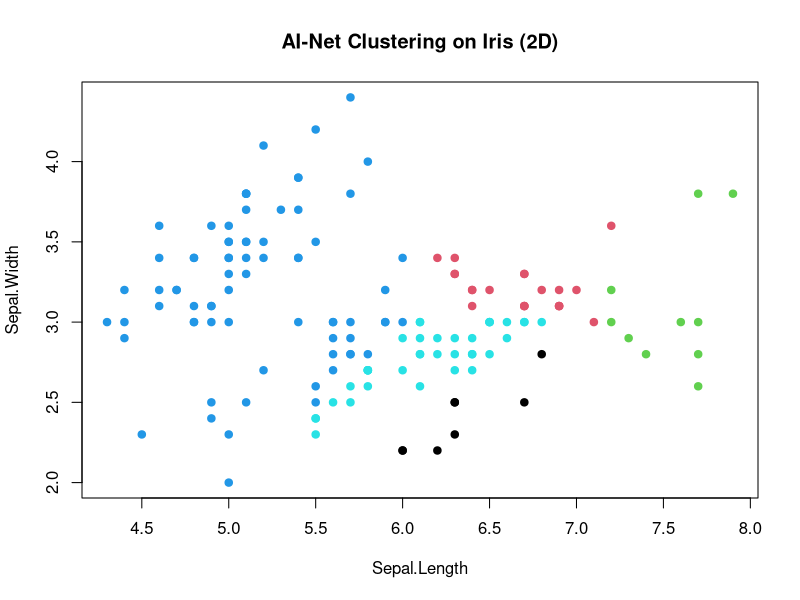

Generate this figure with R:
#' AI-Net with Clustering
#'
#' Implements an Artificial Immune Network (AI-Net) algorithm with clustering, allowing for
#' multiple distance/affinity metrics, mutation strategies, and stopping criteria.
#'
#' This function takes a dataset \code{X}, evolves a population of "antibodies" via clonal
#' selection and mutation, applies network suppression to maintain diversity, and finally
#' assigns each data point to the nearest antibody (cluster center). Multiple hyperparameters
#' are provided for fine-tuning, including mutation decay, stopping criteria, and various
#' distance/affinity functions.
#'
#' @param X A numeric matrix or data frame of input data, with rows as observations and
#'   columns as features.
#' @param nAntibodies Integer. The initial population size of antibodies. 
#' @param beta Numeric. Clone multiplier (controls how many clones are generated for top-matching antibodies).
#' @param epsilon Numeric. Similarity threshold used in network suppression; antibodies closer
#'   than \code{epsilon} are considered redundant.
#' @param maxIter Integer. Maximum number of iterations to run the AI-Net algorithm.
#' @param affinityFunc Character. Specifies the affinity (similarity) function to use for
#'   antibody-data matching. One of \code{"gaussian"}, \code{"laplace"}, \code{"polynomial"}, 
#'   \code{"cosine"}, or \code{"hamming"}.
#' @param distFunc Character. Specifies the distance function for the final clustering and
#'   suppression steps. One of \code{"euclidean"}, \code{"manhattan"}, \code{"minkowski"}, 
#'   \code{"cosine"}, \code{"mahalanobis"}, or \code{"hamming"}.
#' @param affinityParams A list of optional parameters for the chosen affinity or distance function.
#'   \itemize{
#'     \item \code{alpha} (for RBF or Laplace kernel),
#'     \item \code{c}, \code{p} (for polynomial kernel or Minkowski distance),
#'     \item \code{Sigma} (for Mahalanobis distance).
#'   }
#' @param mutationDecay Numeric. Factor by which the mutation rate decays each iteration 
#'   (should be \eqn{\le 1.0}). Default is 1.0 (no decay).
#' @param mutationMin Numeric. Minimum mutation rate, preventing the mutation scale from 
#'   shrinking to zero. 
#' @param maxClones Numeric. Maximum number of clones per top-matching antibody; defaults to \code{Inf}.
#' @param stopTolerance Numeric. If the change in the number of antibodies (repertoire size)
#'   is \eqn{\le stopTolerance} for consecutive iterations, this may trigger the 
#'   \code{noImprovementLimit}.
#' @param noImprovementLimit Integer. Stops the algorithm early if there is no further
#'   improvement in antibody count (beyond \code{stopTolerance}) for this many consecutive
#'   iterations. Default is \code{Inf}, meaning no early stop based on improvement.
#' @param initMethod Character. Method for initializing antibodies. Can be:
#'   \itemize{
#'     \item \code{"sample"} - randomly selects rows from \code{X} as initial antibodies.
#'     \item \code{"random"} - samples Gaussian noise using \code{X}'s column means/sds.
#'   }
#' @param seed Integer. Random seed for reproducibility.
#' @param k Integer. Number of top-matching antibodies (by affinity) to consider cloning for each data point.
#' @param verbose Logical. If \code{TRUE}, prints progress messages each iteration.
#'
#' @return A list containing:
#'   \itemize{
#'     \item \code{antibodies}: A matrix of the final antibody vectors in the repertoire.
#'     \item \code{cluster}: An integer vector of cluster assignments for each row in \code{X}.
#'   }
#'
#' @examples
#' \dontrun{
#' # Example usage with the Iris dataset
#' data(iris)
#' X <- as.matrix(iris[, 1:4])  # Using the numeric features
#'
#' # Run AI-Net with RBF (Gaussian) affinity and Euclidean distance
#' res <- aiNet_with_clustering(
#'   X = X,
#'   nAntibodies = 30,
#'   beta = 5,
#'   epsilon = 0.01,
#'   maxIter = 20,
#'   affinityFunc = "gaussian",
#'   distFunc = "euclidean",
#'   affinityParams = list(alpha = 0.5),
#'   mutationDecay = 0.95,
#'   mutationMin = 0.001,
#'   maxClones = 10,
#'   stopTolerance = 0.0,
#'   noImprovementLimit = 5,
#'   initMethod = "sample",
#'   seed = 123,
#'   k = 3,
#'   verbose = TRUE
#' )
#'
#' # Inspect results
#' head(res$antibodies)
#' table(res$cluster)
#' }
#'
#' @export
aiNet_with_clustering <- function(X, 
                                  nAntibodies = 20,             
                                  beta = 5,                     
                                  epsilon = 0.01,               
                                  maxIter = 50,                 
                                  affinityFunc = "gaussian",    
                                  distFunc = "euclidean",       
                                  affinityParams = list(
                                    alpha = 1,    
                                    c = 1,        
                                    p = 2,       
                                    Sigma = NULL  
                                  ),
                                  mutationDecay = 1.0,          
                                  mutationMin = 0.01,           
                                  maxClones = Inf,              
                                  stopTolerance = 0.0,          
                                  noImprovementLimit = Inf,     
                                  initMethod = c("sample", "random"),              
                                  k = 3,                        
                                  verbose = TRUE) {
  # Match 'initMethod' argument
  initMethod <- match.arg(initMethod)
  
  # For convenience, define local copies of kernel functions, 
  # passing extra parameters from 'affinityParams'
  .affinity_RBF_custom <- function(x, y, params) {
    dist2 <- sum((x - y)^2)
    exp(-params$alpha * dist2)
  }
  .affinity_laplace_custom <- function(x, y, params) {
    dist1 <- sum(abs(x - y))
    exp(-params$alpha * dist1)
  }
  .affinity_poly_custom <- function(x, y, params) {
    (sum(x * y) + params$c)^params$p
  }
  .affinity_cosine_custom <- function(x, y, params) {
    denom <- sqrt(sum(x^2)) * sqrt(sum(y^2))
    if (denom == 0) return(0)
    sum(x * y) / denom
  }
  .affinity_hamming_custom <- function(x, y, params) {
    x_bin <- as.integer(x)
    y_bin <- as.integer(y)
    matches <- sum(x_bin == y_bin)
    matches / length(x)
  }
  
  # Create a named list or environment of possible affinity functions
  affFn <- switch(
    affinityFunc,
    "gaussian"   = .affinity_RBF_custom,
    "laplace"    = .affinity_laplace_custom,
    "polynomial" = .affinity_poly_custom,
    "cosine"     = .affinity_cosine_custom,
    "hamming"    = .affinity_hamming_custom,
    stop("Invalid affinityFunc provided.")
  )
  
  # Distance Functions (for clustering / suppression)
  .dist_euclidean_custom <- function(x, y, params) {
    sqrt(sum((x - y)^2))
  }
  .dist_manhattan_custom <- function(x, y, params) {
    sum(abs(x - y))
  }
  .dist_minkowski_custom <- function(x, y, params) {
    p <- params$p
    sum(abs(x - y)^p)^(1/p)
  }
  .dist_cosine_custom <- function(x, y, params) {
    # 1 - Cosine Similarity
    cs <- .affinity_cosine_custom(x, y, params)
    1 - cs
  }
  .dist_mahalanobis_custom <- function(x, y, params) {
    # Sigma must be in params$Sigma
    if (is.null(params$Sigma)) {
      stop("Mahalanobis distance requires a covariance matrix Sigma in distParams.")
    }
    diff <- x - y
    invSigma_diff <- solve(params$Sigma, diff)   # or precompute solve(params$Sigma) once
    sqrt(sum(diff * invSigma_diff))
  }
  .dist_hamming_custom <- function(x, y, params) {
    x_bin <- as.integer(x)
    y_bin <- as.integer(y)
    sum(x_bin != y_bin)
  }
  
  distFn <- switch(
    distFunc,
    "euclidean"   = .dist_euclidean_custom,
    "manhattan"   = .dist_manhattan_custom,
    "minkowski"   = .dist_minkowski_custom,
    "cosine"      = .dist_cosine_custom,
    "mahalanobis" = .dist_mahalanobis_custom,
    "hamming"     = .dist_hamming_custom,
    stop("Invalid distFunc provided.")
  )
  
  n <- nrow(X)
  d <- ncol(X)
  
  if (initMethod == "sample") {
    A <- X[sample(1:n, size = nAntibodies, replace = TRUE), ]
  } else {
    # "random": e.g., random normal around the data mean
    xMean <- colMeans(X)
    xSd <- apply(X, 2, sd) + 1e-8
    A <- matrix(rnorm(nAntibodies * d, mean = 0, sd = 1), nrow = nAntibodies, ncol = d)
    A <- sweep(A, 2, xSd, `*`)  # scale
    A <- sweep(A, 2, xMean, `+`) # shift
  }
  
  # Track iteration-based stopping
  noImprovementCount <- 0
  prevAntibodyCount  <- nrow(A)
  
  for (iter in 1:maxIter) {
    
    # For each data point, clone + mutate top matching antibodies
    for (i in 1:n) {
      x <- X[i, ]
      
      # 1) Compute affinity to all antibodies
      aff_values <- apply(A, 1, function(a) affFn(x, a, affinityParams))
      
      # 2) Identify the top k matching antibodies
      top_idx <- order(aff_values, decreasing = TRUE)[1:k]
      max_aff <- max(aff_values)
      
      # 3) Clone and mutate top k
      for (j in top_idx) {
        f_j <- aff_values[j]
        # # clones (bounded by maxClones)
        nClones <- floor(beta * (f_j / max_aff))
        nClones <- min(nClones, maxClones)  # cap the total clones if desired
        
        if (nClones > 0) {
          for (cloneId in 1:nClones) {
            # Mutation scale (inverse to affinity), decayed by iteration
            # Also clamped by mutationMin
            baseMutation <- (1.0 - f_j) * (mutationDecay^(iter - 1))
            mutation_rate <- max(baseMutation, mutationMin)
            
            # Create mutated clone
            mutated <- A[j, ] + rnorm(d, mean = 0, sd = mutation_rate)
            
            # Evaluate new clone's affinity
            f_mutated <- affFn(x, mutated, affinityParams)
            # If better, replace parent
            if (f_mutated > f_j) {
              A[j, ] <- mutated
              f_j <- f_mutated
            }
          }
        }
      }
    }
    
    # --- Network Suppression: remove antibodies that are too similar ---
    keep <- rep(TRUE, nrow(A))
    for (u in 1:(nrow(A) - 1)) {
      if (!keep[u]) next
      for (v in (u+1):nrow(A)) {
        if (!keep[v]) next
        # Use the chosen distance function to measure similarity
        dist_uv <- distFn(A[u, ], A[v, ], affinityParams) 
        if (dist_uv < epsilon) {
          # remove the second for simplicity
          keep[v] <- FALSE
        }
      }
    }
    A <- A[keep, , drop = FALSE]
    
    # --- Check Convergence / Early Stopping ---
    currentCount <- nrow(A)
    changeInCount <- abs(currentCount - prevAntibodyCount)
    
    if (changeInCount <= stopTolerance) {
      noImprovementCount <- noImprovementCount + 1
    } else {
      noImprovementCount <- 0
    }
    prevAntibodyCount <- currentCount
    
    if (noImprovementCount >= noImprovementLimit) {
      if (verbose) {
        cat("Early stopping due to no improvement for", noImprovementCount, "iters\n")
      }
      break
    }
    
    if (verbose) {
      cat(sprintf("Iteration: %d | #Antibodies: %d | noImprovementCount: %d\n",
                  iter, currentCount, noImprovementCount))
    }
  }
  
  # --------------------------------------------------
  # Clustering step: Assign each data point in X to the 
  # nearest antibody in the final set A
  # --------------------------------------------------
  cluster_assignments <- integer(n)
  for (i in 1:n) {
    dists <- apply(A, 1, function(a) distFn(X[i, ], a, affinityParams))
    cluster_assignments[i] <- which.min(dists)
  }
  
  list(
    antibodies = A,
    cluster = cluster_assignments
  )
}

data(iris)
X <- as.matrix(iris[, 1:4])   # 4D data (Sepal.Length, Sepal.Width, Petal.Length, Petal.Width)

# Run the aiNet
res <- aiNet_with_clustering(
  X,
  nAntibodies = 20,
  beta = 5,
  epsilon = 0.1,
  maxIter = 20,
  k = 3, # top 3 matching antibodies
  verbose = TRUE
)

# Extract results
antibodies_final <- res$antibodies
cluster_labels   <- res$cluster


X2D <- as.matrix(iris[, 1:2])
res2D <- aiNet_with_clustering(X2D, maxIter = 20, epsilon = 0.1)
antibodies2D <- res2D$antibodies
clust2D <- res2D$cluster

plot(X2D, col = clust2D, pch = 19, 
     xlab = "Sepal.Length", ylab = "Sepal.Width",
     main = "AI-Net Clustering on Iris (2D)")
